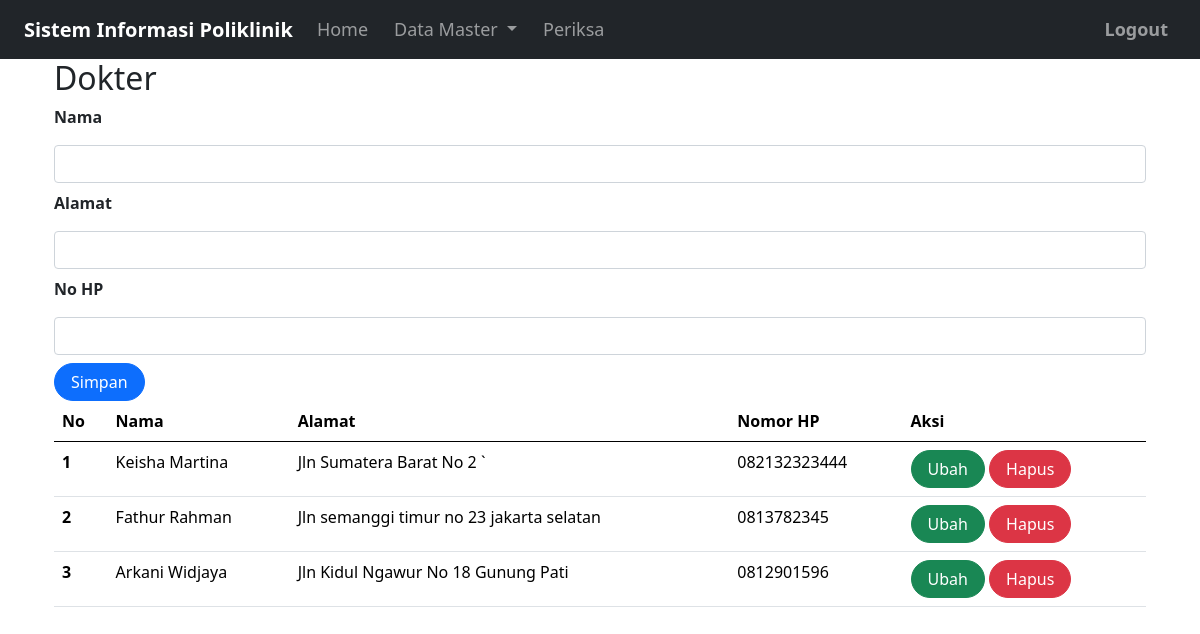
/index.php?page=dokter (signed in), run on the app's committed database.
### tables this page shows
CREATE TABLE `dokter` (
  `id` int(10) UNSIGNED NOT NULL,
  `nama` varchar(255) DEFAULT NULL,
  `alamat` varchar(255) DEFAULT NULL,
  `no_hp` varchar(50) DEFAULT NULL
);

### dokter.php (the view, shortened to what this page needs)
<!DOCTYPE html>
    <html lang="en">
    <head>
        <link rel="stylesheet" href="assets/css/bootstrap.css">
        <link href="https://cdn.jsdelivr.net/npm/bootstrap@5.0.2/dist/css/bootstrap.min.css"
        rel="stylesheet"
>
    </head>
<form class="form row" method="POST" action="" name="myForm" onsubmit="return(validate());">
    <?php
    include ('koneksi.php');
    $nama = '';
    $alamat = '';
    $no_hp = '';
    ?>
    <div>
        <label class="form-label fw-bold">
            Nama
        </label>
        <input type="text" class="form-control my-2" name="nama" value="<?php echo $nama ?>">
        <label class="form-label fw-bold">
            Alamat
        </label>
        <input type="text" class="form-control my-2" name="alamat" value="<?php echo $alamat ?>">
        <label class="form-label fw-bold">
        No HP
        </label>
        <input type="text" class="form-control my-2" name="no_hp" value="<?php echo $no_hp ?>">
        <button type="submit" class="btn btn-primary rounded-pill px-3" name="simpan">Simpan</button>
  </div>
</form>
<div class="table-responsive">
    <table class="table table-hover">
        <thead>
            <tr>
                <th scope="col">No</th>
                <th scope="col">Nama</th>
                <th scope="col">Alamat</th>
                <th scope="col">Nomor HP</th>
                <th scope="col">Aksi</th>
            </tr>
        </thead>
        <tbody>
            <?php
            $result = mysqli_query(
                $mysqli,"SELECT * FROM dokter ORDER BY nama DESC"
                );
            $no = 1;
            while ($data = mysqli_fetch_array($result)) {
            ?>
                <tr>
                    <th scope="row"><?php echo $no++ ?></th>
                    <td><?php echo $data['nama'] ?></td>
                    <td><?php echo $data['alamat'] ?></td>
                    <td><?php echo $data['no_hp'] ?></td>
                    <td>
                        <a class="btn btn-success rounded-pill px-3"
                        href="index.php?page=dokter&id=<?php echo $data['id'] ?>">Ubah
                        </a>
                        <a class="btn btn-danger rounded-pill px-3"
                        href="index.php?page=dokter&id=<?php echo $data['id'] ?>&aksi=hapus">Hapus
                        </a>
                    </td>
                </tr>
            <?php
            }
            ?>
        </tbody>
    </table>
</div>

### index.php (style rules this page uses)
body { background-color: #f8f9fa; }

### data on the page
dokter: nama "Keisha Martina", alamat "Jln Sumatera Barat No 2 `", no_hp "082132323444"
dokter: nama "Fathur Rahman", alamat "Jln semanggi timur no 23 jakarta selatan", no_hp "0813782345"
dokter: nama "Arkani Widjaya", alamat "Jln Kidul Ngawur No 18 Gunung Pati", no_hp "0812901596"

### other printed values
$navbar_text "Logout"
$_GET['page'] "Dokter"
